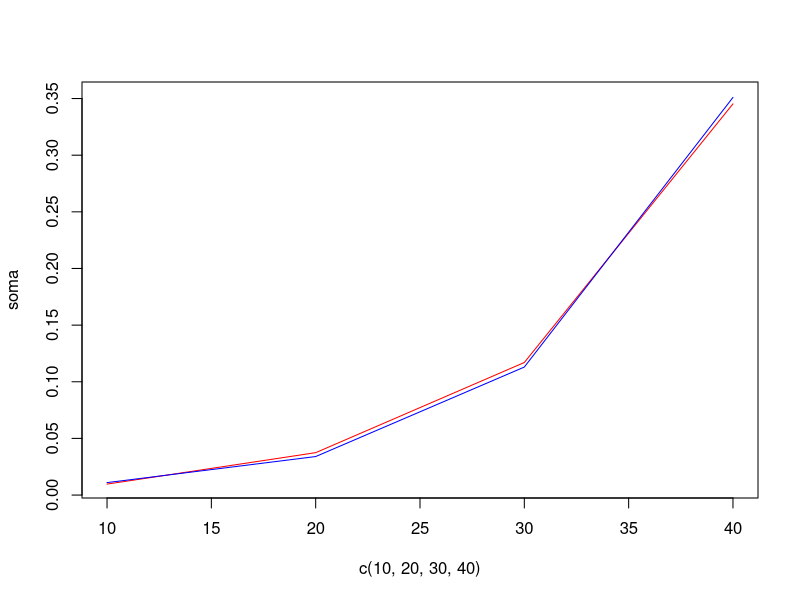

This figure's R source: (Note: this script raises an error after producing the figure.)
# Heloisa Tambara
# 12556819

#### Ruina do Jogador ####

#### Exercicio 1 ####

# a.
## Parametros iniciais
X = c(10, 20, 30, 40)
p = 18/38
q = 1-p


# Formula
P = c(0,0,0,0)
for (i in 1:4) {
  P[i] = (1 - (q/p)^X[i])/(1-(q/p)^50)
}

## Random walk
x = X[4]
soma = c(0,0,0,0)
bool = 1
for (i in 1:4){
  for (j in 1:1000) {
    x = X[i]
    bool = 1
    while (bool) {
      prob = runif(1,0,1)
      if (prob <= p) {result = 1}
      else {result = -1}
      x = x + result
      if (x==0) { bool = 0 } 
      if (x==50) {
        soma[i] = soma[i] + 1
        bool = 0
      }
    }
  }
}
soma = soma/1000
plot(c(10,20,30,40), soma, type = "n")
lines(c(10,20,30,40), P, col = "Red")
lines(c(10,20,30,40), soma, col = "Blue")
P
soma
# b
# rodar tudo de novo com
p=1/2
P = c(0,0,0,0)
for (i in 1:4) {
  P[i] = p*X[i]/25
}

#### Exercicio 2 ####
# a
N = c(10, 20, 30, 40, 50, 60, 70, 80, 90, 100)
for (n in N){
  x = c()
  count = 0
  for (i in 1:1000) {
    tempo = 0 
    eventos = 0
    while (eventos < n) {
      Ti = rexp(1,1)
      tempo = tempo + Ti
      eventos = eventos + 1
    }
    count = count +1
    x[count] = tempo
    
  }
  print(quantile(x, c(.05, .95))) 
}

n = 10
for (n in N){
  vetor = pnorminv(.05, n, sqrt(n))
  print(vetor)
}
?dnorm

# b
## i e ii
color1 = c(rgb(1,0,0,.5),
          rgb(0,1,0,.5),
          rgb(0,0,1,.5),
          rgb(1,1,0,.5),
          rgb(1,0,1,.5))

color = c(rgb(1,0,0,1),
           rgb(0,1,0,1),
           rgb(0,0,1,1),
           rgb(1,1,0,1),
           rgb(1,0,1,1))

plot(0,0, xlim=c(0,100), ylim=c(0,100),type="n")
for (i in 1:5) {
  x = c()
  tempo = 0 
  count = 0
  eventos = 0
  while (tempo < 100) {
    count = count + 1
    Ti = rexp(1,1)
    tempo = tempo + Ti
    eventos = eventos + 1
    x[count] = tempo
  }
  y1 = x + 3 * sqrt(x) # ii
  y2 = x - 3 * sqrt(x) # ii
  y = c(1:eventos)
  lines(x,y1, col = color1[i]) # ii
  lines(x,y2, col = color1[i]) # ii
  lines(x,y, col = color[i])
}
